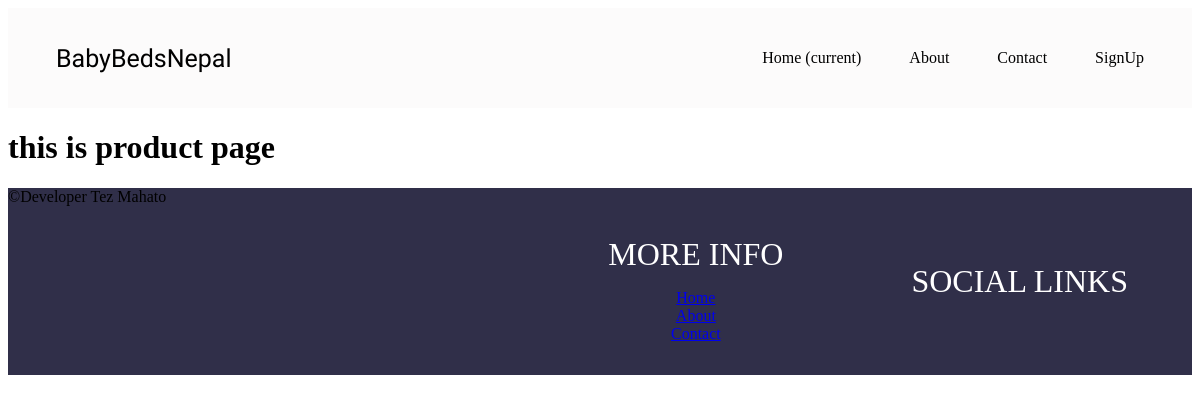
/products/, run on an earlier commit of the app's database.
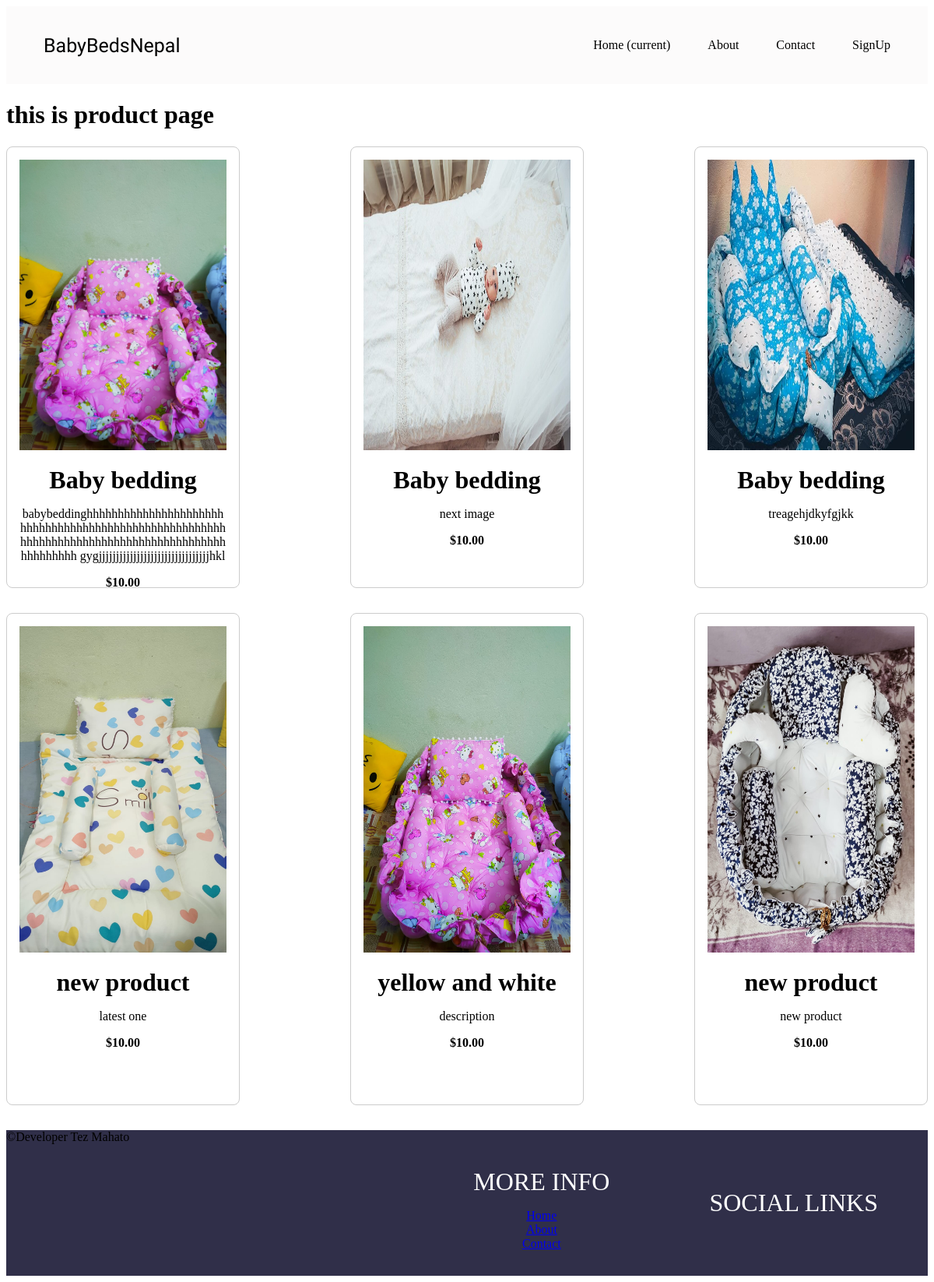
And on a later commit of the database.
### product/models.py (models this page shows)
class Product(models.Model):
    product_title=models.CharField(max_length=100)
    product_description=models.TextField()
    product_price=models.CharField(max_length=50)
    product_image=models.ImageField(upload_to="products/")

### Babbybedding/views.py (the view)
# urls.py: path('products/', views.product),
def product(request):
    product_data=Product.objects.all()
    data={
        'product_data':product_data
    }
    return render( request,"product.html",data)

### templates/product.html
{% extends 'base.html' %}
{% block content %}
<link rel="stylesheet" href="/static/css/product.css">
<h1> this is product page</h1>
<div>
    <div class="product-list-container">
        {% for n in product_data %}
        <div class="product-card">
          <img srcset="/media/{{n.product_image}} 400w, /media/{{n.product_image}} 800w" src="/media/{{n.product_image}}" alt="Product Name" sizes="(max-width: 600px) 400px, 80vw" width="400" height="300">
          <h3 class="product-title" >{{n.product_title}}</h3>
          <p class="product-description">{{n.product_description}}</p>
          <p class="product-price">$10.00</p>
        </div>
        {%endfor%}
</div>
{% endblock %}

### templates/base.html
{% include 'header.html' %}
{% block content %}
{% endblock %}
{% include 'footer.html' %}

### templates/header.html (shortened to what this page needs)
<!DOCTYPE html>
<html lang="en">
<head>
  <link rel="stylesheet" href="/static/css/style.css">
  </body>
</head>
<body>
  <div class="main">
      <div class="navbar-brand" href="#">BabyBedsNepal</div>
      <div class="nav-item">
          <a class="nav-link" href="{% url 'home' %}">Home <span class="sr-only">(current)</span></a>
          <a class="nav-link" href="{% url 'aboutus' %}">About</a>
          <a class="nav-link " href="{% url 'contact' %}">Contact</a>
          <a class="nav-link " href="{% url 'signup' %}">SignUp</a>
      </div>
    </div>
</body>

### templates/footer.html (shortened to what this page needs)
<link rel="stylesheet" href="/static/css/footer.css">
  <div class="container">
    <div class="copy">&copy;Developer Tez Mahato</div>
    <div class="bottom-links">
      <div class="links">
        <span>More Info</span>
        <a href="{% url 'home' %}">Home</a>
        <a href="{% url 'aboutus' %}">About</a>
        <a href="{% url 'contact' %}">Contact</a>
      </div>
      <div class="links">
        <span>Social Links</span>
      </div>
    </div>
  </div>
</body>
</html>

### static/css/style.css (style rules this page uses)
.main { display: flex; width: 100%; height: 100px; background-color: #fcfbfb; justify-content: space-between; align-items: center; }
.navbar-brand { font-size: 25px; font-family: 'Sriracha', cursive; color: #000; text-decoration: none; margin-left: 3rem; margin-right: 10rem; margin-top: }
.nav-item { display: flex; gap: 4vw; padding-right: 4vw; font-size: 1rem; }
.nav-item a { text-decoration: none; color: #000; }

### static/css/product.css (style rules this page uses)
.product-list-container { display: flex; flex-wrap: wrap; justify-content: space-between; }
.product-card { width: 300px; height: a; margin-bottom: 2rem; border: .1rem solid #ccc; border-radius: .5rem; padding: 1rem; box-sizing: border-box; text-align: center; }
.product-card img { width: 100%; height: 70%; border: radius 0.5rem;; margin-bottom: 1rem; }
.product-title { font-size: 2rem; margin: 0; }
.product-description { margin: 1rem 0; overflow: visible; overflow-wrap: break-word; }
.product-price { font-weight: bold; margin: 0; }

### static/css/footer.css (style rules this page uses)
.container { display: flex; height: ; width: 100%; justify-content: space-between; align-content: center; background-color:#302f49 ; }
.bottom-links { display: flex; justify-content: space-around; align-items: center; padding: 2rem 0; }
.bottom-links .links { display: flex; flex-direction: column; justify-content: center; align-items: center; padding: 0 4rem; }
.bottom-links .links span { font-size: 2rem; color: #fff; text-transform: uppercase; margin: 1rem 0; }

What changed in the data, as far as the page shows it:
added Product: product_image (picture), product_title "Baby bedding", product_description "babybeddinghhhhhhhhhhhhhhhhhhhhhhhhhhhhhhhhhhhhhhhhhhhhhhhhhhhhhhhhhhhhhhhhhhhhhhhhhhhhhhhhhhhhhhhhhhhhhhhhh gygjjjjjjjjjjjjjjjjjjjjjjjjjjjjjjjjhkl"
added Product: product_image (picture), product_title "Baby bedding", product_description "next image"
added Product: product_image (picture), product_title "Baby bedding", product_description "treagehjdkyfgjkk"
added Product: product_image (picture), product_title "new product", product_description "latest one"
added Product: product_image (picture), product_title "yellow and white", product_description "description"
added Product: product_image (picture), product_title "new product", product_description "new product"
